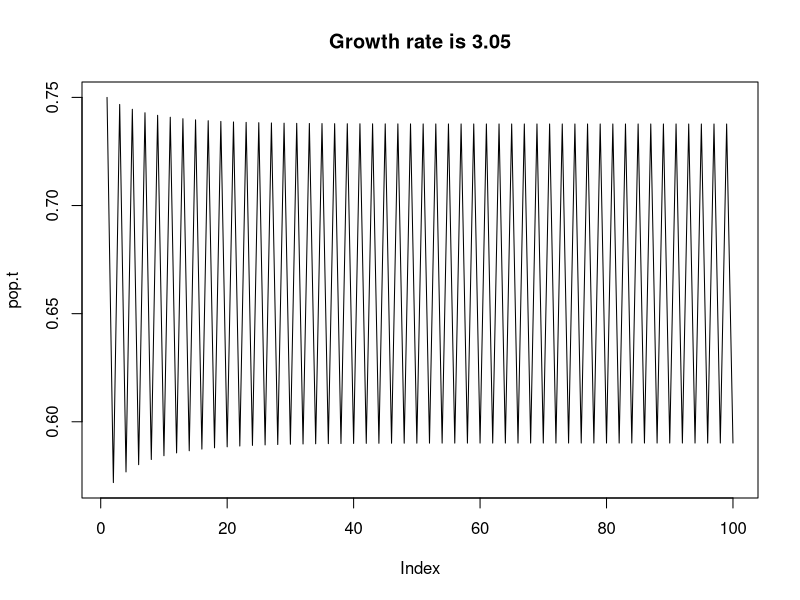
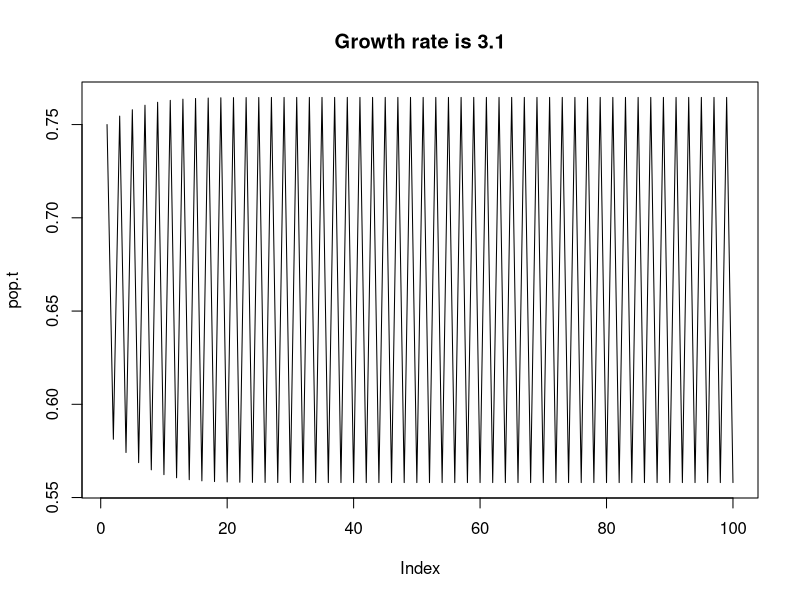
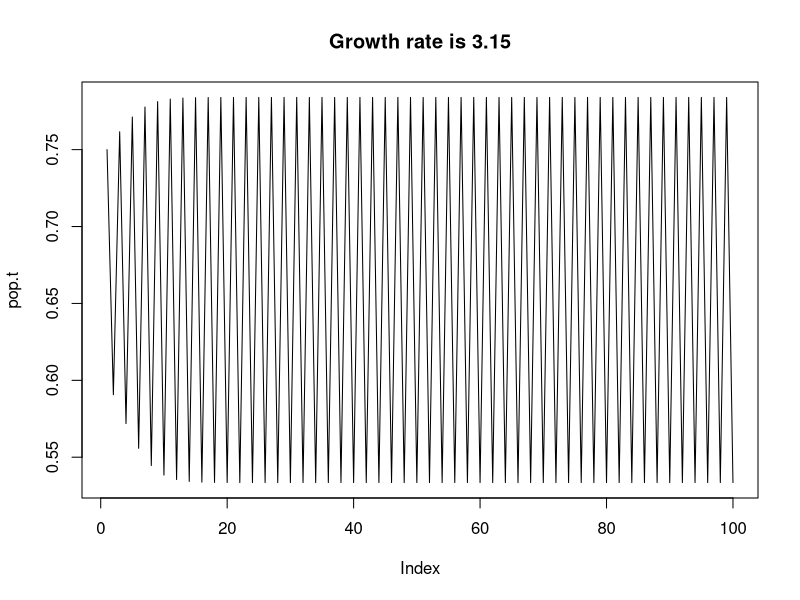
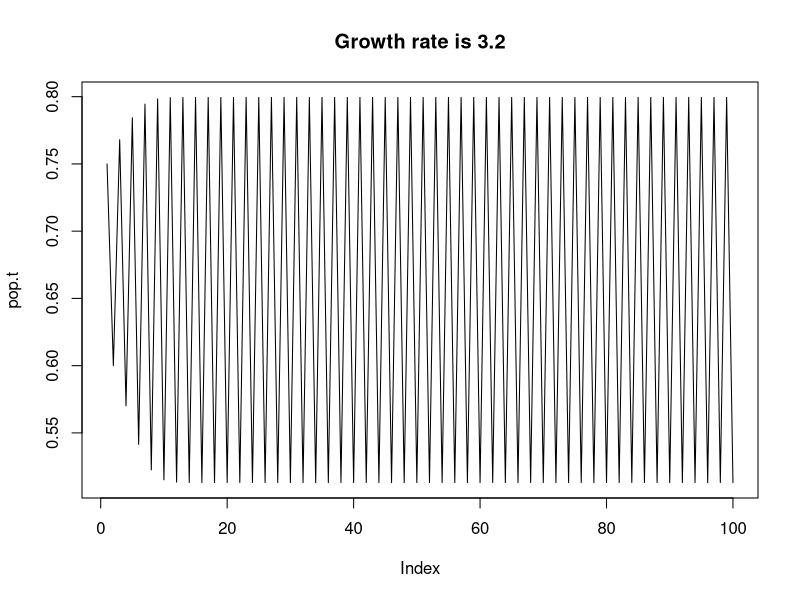
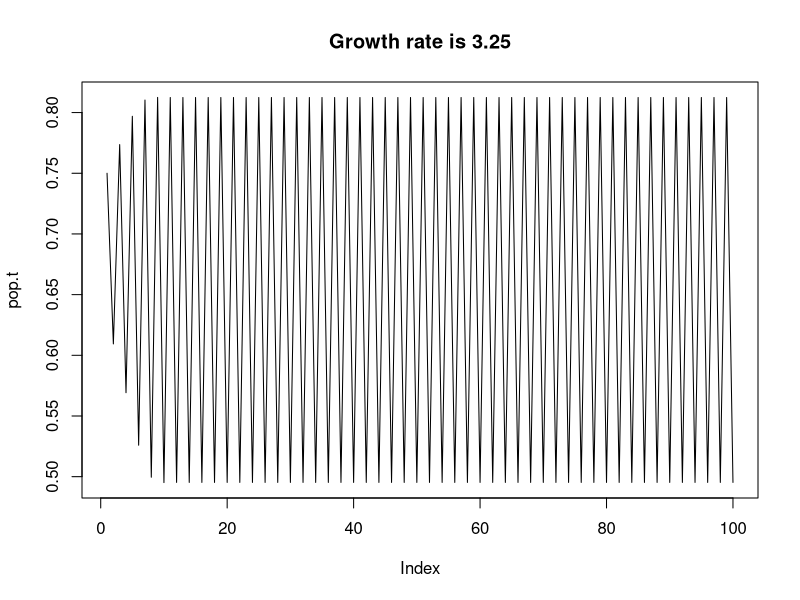
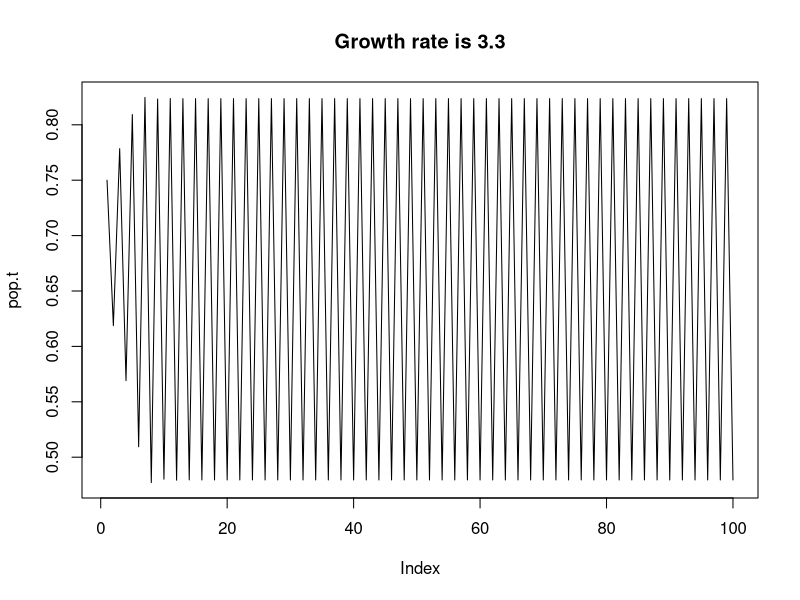
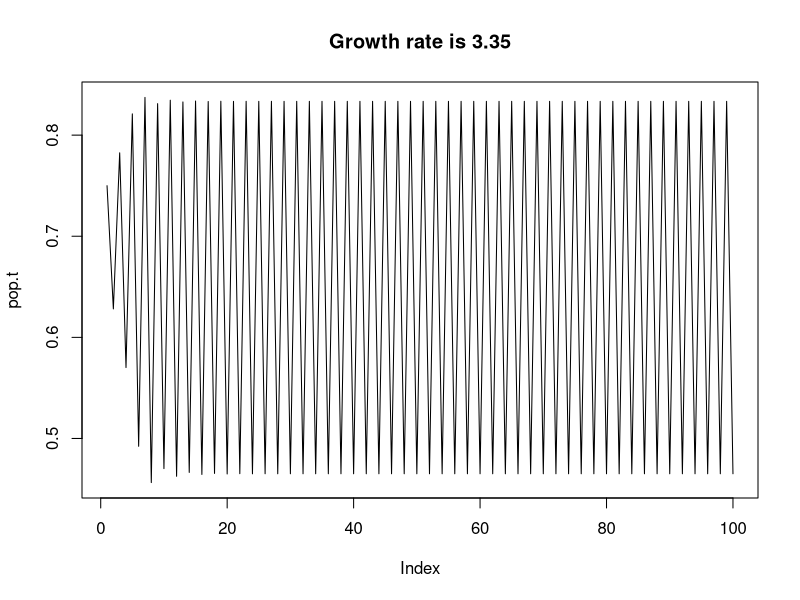
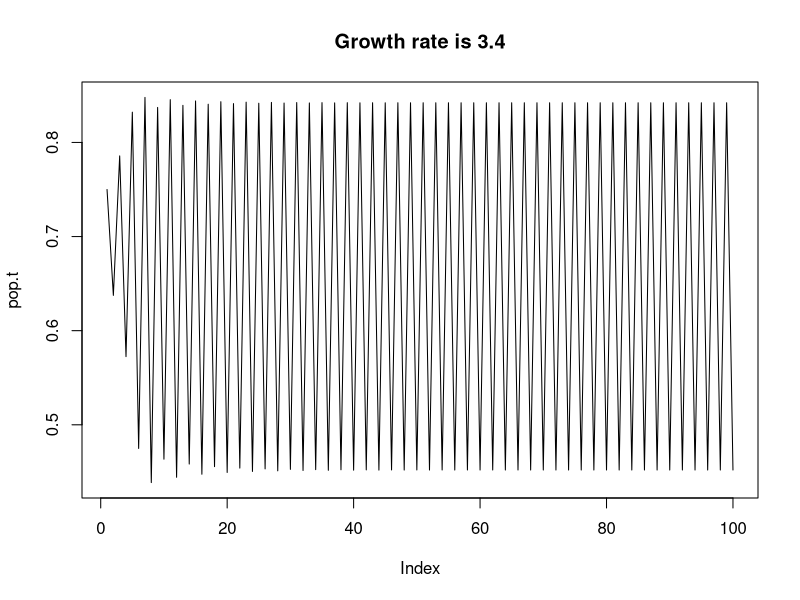

Here is the R script that generated these plots, in order:
######################
### Copyright (C) 14 Sept 2010 Christian Gunning
### 
### This is software libre: you can redistribute it and/or modify it
### under the terms of the GNU General Public License as published by
### the Free Software Foundation, either version 2 of the License, or
### (at your option) any later version.
### See http://www.gnu.org/licenses/ for more details

######################
### this is an excercise highlighting what's known as 
### "flow control", including for-loops and if-statements
### it compares explicit loops with vectorized functions
######################################
##
aa1 = 1:10
## create "empty container" to fill with loop-based multiplication
aa2 = rep(0, length=length(aa1) )

## use print statements to give feedback as source is run
print("## starting loop over aa1")
##
##  multiplication of aa1 using a loop
## for every element in aa1, do this
for ( index1 in 1:length(aa1) ) {
    ## cat is like print, but with more control
    ## objects and strings can be intermixed
    ## "\n" is the "enter" at the end of the line
    cat("#### index1 is set to ", index1, "\n")
    ## aa2 must already exist and be the proper size
    aa2[index1] = aa1[index1] *2
}

cat("## finished loop over aa1 \n\n")

## vectorized multiplication of aa1
## unlike the loop, we didn't have to "pre-define" aa3
aa3 = aa1 * 2
## test - are they equivalent?
cat('Are aa2 and aa3 indentical?', identical(aa2, aa3), ' \n\n')

####################
## Below is a example of a simple ecological model (discrete-time logistic equation)
## see http://en.wikipedia.org/wiki/Logistic_map for more details
## using a for-loop to index time
## try testing different values of pop0 and growth.rate
###################

## variables go at the top
##
growth.rate = 2.9   ## x100 = % growth rate per timestep
pop0 = 0.75          ## pop here is normalized by max pop (carrying capacity)
timesteps = 100     ## years
###
### the rest is code that uses the above variables
###
pop.t = rep(0, length=timesteps)    ## pre-create the result vector
pop.t[1] = pop0                     ## set the first timestep = pop0

## loop over growth.rate, plotting the results of each 
## model and pausing before goint to the next
for ( growth.rate in seq(from=3, to=4, by=0.05) ) {
    if (growth.rate %% 1 == 0 ) next
    if (growth.rate > 3.5 ) break
    for (timestep in 2:timesteps) {
        ## notice we start at timestep 2, since we need to access previous step
        lastpop = pop.t[ timestep - 1]
        pop.t[timestep] = growth.rate * lastpop * ( 1-lastpop )
        ## equivalent to "x_(n+1) = r * x_n * ( 1 - x_n)"
    }
        
    plot(pop.t, type='l', main=paste('Growth rate is', growth.rate))
    mystring = readline('hit enter for next plot')
}


## wrap the model in a function, return the vector results
mymod = function(growth.rate, pop0=0.75, timesteps=100) {
    pop.t = rep(0, length=timesteps)    ## pre-create the result vector
    pop.t[1] = pop0
    for (timestep in 2:timesteps) {
        ## notice we start at timestep 2, since we need to access previous step
        lastpop = pop.t[ timestep - 1]
        pop.t[timestep] = growth.rate * lastpop * ( 1-lastpop )
        ## equivalent to "x_(n+1) = r * x_n * ( 1 - x_n)"
    }
    return(pop.t)
}
        
## a vector of growth rates
vec.growth.rate = seq(from=3.5, to=3.9, by=0.005)
## for each rate in the vector, run the model
## combine all the result vectors into a matrix
modmat = sapply(vec.growth.rate, mymod )
require(lattice)
## make a "3D" plot where color is population
## lattice functions need a wrapping plot call
plot(
    ## here, aspect controls width/height ratio
    ## "fill" means use all available width & height
    levelplot(modmat, aspect='fill')
)

## pause before next plot
readline('hit enter to see wireframe')

plot(
    ## look at the "screen" argument to control viewing angle
    wireframe(modmat)
)
